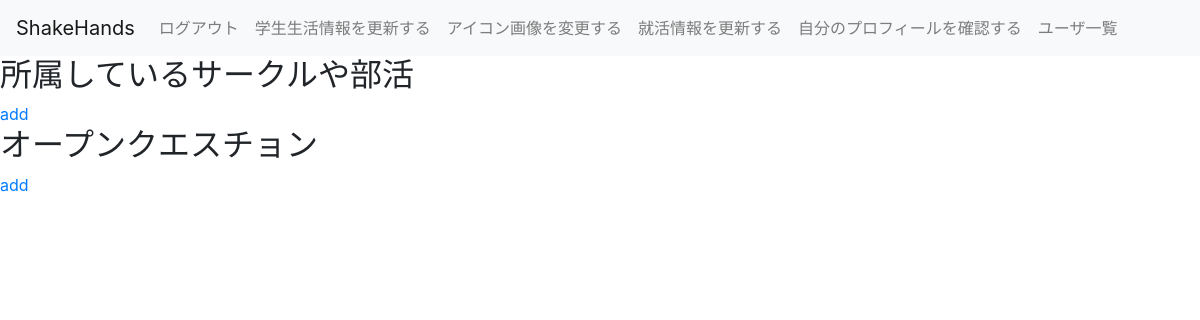
The page /setting/univlife/ (signed in) on the database as committed earlier.
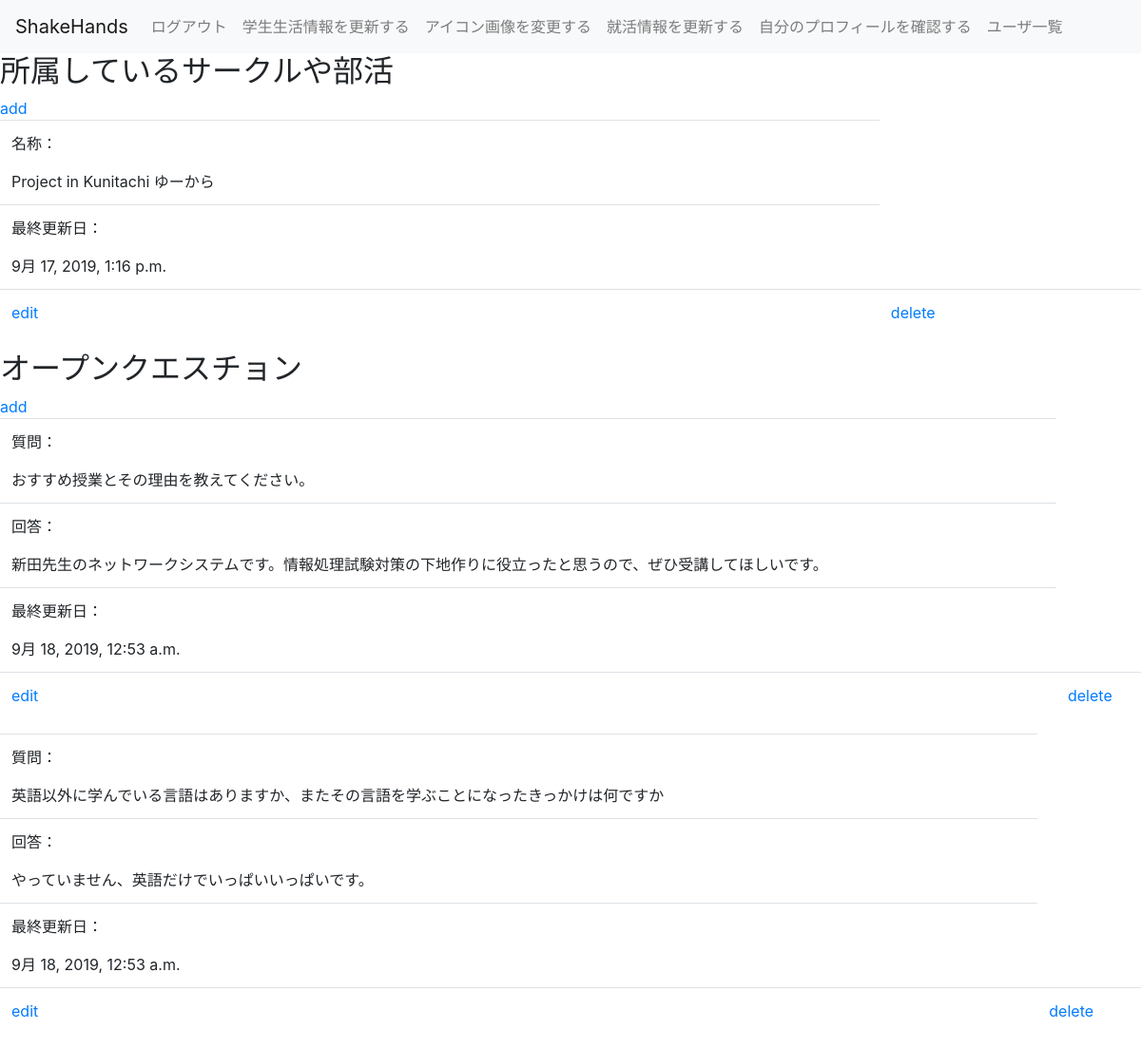
The same page on the database as committed later.
### mypage/models.py (models this page shows, shortened)
class club(models.Model):
    user = models.ForeignKey(User, on_delete=models.CASCADE)
    club_name = models.CharField("団体名", max_length=60,blank=True)
    post_date = models.DateTimeField("最終更新日", auto_now= True)

class openQ_ans(models.Model):
    user = models.ForeignKey(User, on_delete=models.CASCADE)
    openQ = models.ForeignKey(openQ, on_delete=models.PROTECT)
    ans = models.TextField("回答",max_length=1000)
    post_date = models.DateTimeField("最終更新日", auto_now= True)

class openQ(models.Model):
    q_text = models.TextField("Q")
    def __str__(self):
        return self.q_text

### mypage/views.py (the view)
# urls.py: path('setting/univlife/',views.settingUnivLifeInfo.as_view(), name='univlife_setting'),
class settingUnivLifeInfo(LoginRequiredMixin, generic.TemplateView):
    template_name = 'mypage/UserSetting/UnivLifeInfo.html'
    def get_context_data(self, **kwargs):
        context = super().get_context_data(**kwargs)
        login_user = self.request.user
        try:
            print(login_user.pk)
            myClub = club.objects.filter(user=login_user)
        except club.DoesNotExist:
            myClub = None
        try:
            openQ_and_myans = openQ_ans.objects.filter(user=login_user)
        except openQ_ans.DoesNotExist:
            openQ_and_myans = None
        context.update({
            'myclub':myClub,
            'openQ':openQ_and_myans,
        })
        return context

### mypage/templates/mypage/UserSetting/UnivLifeInfo.html
{% extends "mypage/base.html" %}
{% block content %}
<h2>所属しているサークルや部活</h2>
<a href="{% url 'mypage:univlife_club_add' %}">add</a>
{% for field in myclub %}
<table class="table">
  <tr>
    <td>
      <p>名称：</p>
      {{ field.club_name }}
    </td>
  </tr>
  <tr>
    <td>
      <p>最終更新日：</p>
      {{ field.post_date }}
    </td>
  </tr>
  <tr>
    <td>
        <a href="{% url 'mypage:univlife_club_update' id=field.pk %}">edit</a>
    </td>
    <td>
        <a href="{% url 'mypage:univlife_club_delete' id=field.pk %}">delete</a>
    </td>
  </tr>
</table>
{% endfor %}
<h2>オープンクエスチョン</h2>
<a href="{% url 'mypage:univlife_openQ_add' %}">add</a>
{% for field in openQ %}
<table class="table">
  <tr>
    <td>
      <p>質問：</p>
      {{ field.openQ }}
    </td>
  </tr>
  <tr>
    <td>
      <p>回答：</p>
      {{ field.ans }}
    </td>
  </tr>
  <tr>
        <td>
          <p>最終更新日：</p>
          {{ field.post_date }}
        </td>
      </tr>
  <tr>
    <td>
        <a href="{% url 'mypage:univlife_openQ_update' id=field.pk %}">edit</a>
    </td>
    <td>
        <a href="{% url 'mypage:univlife_openQ_delete' id=field.pk %}">delete</a>
    </td>
  </tr>
</table>
{% endfor %}
{% endblock %}

Rows that differ between the two databases and show on the page:
added club: club_name "Project in Kunitachi ゆーから", post_date "9月 17, 2019, 1:16 p.m."
added openQ_ans: openQ "おすすめ授業とその理由を教えてください。", ans "新田先生のネットワークシステムです。情報処理試験対策の下地作りに役立ったと思うので、ぜひ受講してほしいです。", post_date "9月 18, 2019, 12:53 a.m."
added openQ_ans: openQ "英語以外に学んでいる言語はありますか、またその言語を学ぶことになったきっかけは何ですか", ans "やっていません、英語だけでいっぱいいっぱいです。", post_date "9月 18, 2019, 12:53 a.m."
